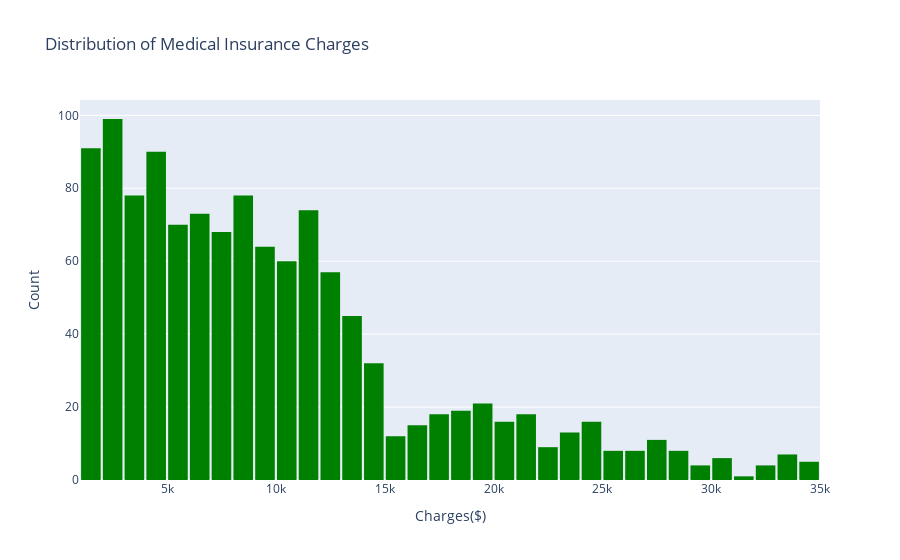

The notebook cell saved with this chart:
### Markdown cell above
### Bivariate Analysis

### Code cell
fig = px.histogram(
    healthins_df,
    x='charges',
    nbins=50,                      # number of bins
    title='Distribution of Medical Insurance Charges',
    labels={'charges': 'Insurance Charges'}, # label for x-axis
    color_discrete_sequence=['green']  # optional custom color
)

fig.update_layout(
    xaxis_title='Charges($)',
    yaxis_title='Count',
    bargap=0.1
)

fig.show()

### Figure 1 — Plotly figure (JSON) as saved in the notebook; plotly's stock layout.template omitted (floating-point values rounded to 4 significant figures; data arrays with more than 128 entries replaced by an {"elided": "..."} marker saying what was removed)
{"data": [{"alignmentgroup": "True", "bingroup": "x", "hovertemplate": "Insurance Charges=%{x}<br>count=%{y}<extra></extra>", "legendgroup": "", "marker": {"color": "green", "pattern": {"shape": ""}}, "name": "", "nbinsx": 50, "offsetgroup": "", "orientation": "v", "showlegend": false, "type": "histogram", "x": {"elided": "1198 float values"}, "xaxis": "x", "yaxis": "y"}], "layout": {"autosize": true, "bargap": 0.1, "barmode": "relative", "legend": {"tracegroupgap": 0}, "title": {"text": "Distribution of Medical Insurance Charges"}, "xaxis": {"anchor": "y", "autorange": true, "domain": [0, 1], "range": [1000, 35000], "title": {"text": "Charges($)"}, "type": "linear"}, "yaxis": {"anchor": "x", "autorange": true, "domain": [0, 1], "range": [0, 104.2], "title": {"text": "Count"}}}}
